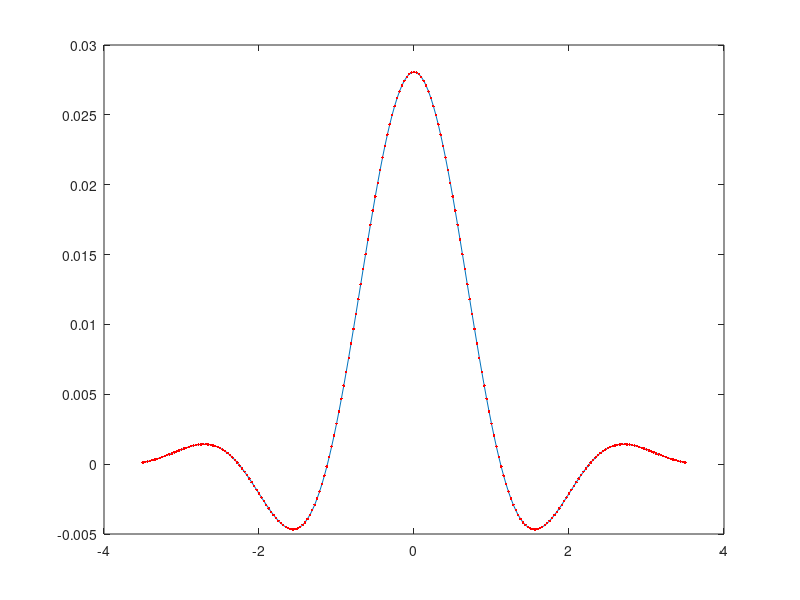

MATLAB code for this plot:
close all

Fs=1996.8;
BW=1400;
rel_bw=BW/Fs;
w_p=10; % 10 bits
farrow_len=7;
farrow_order=5;

M=32;


sb_freq_factor=0.95;

pass_freq=rel_bw/(2*M);
stop_freq=sb_freq_factor*(1/M-pass_freq);

lpf=firls(M*farrow_len,2*[0 pass_freq stop_freq .5],[1 1 0 0],[1 200]);
plot(linspace(-farrow_len/2,farrow_len/2,M*farrow_len+1),lpf);

mu=-1/2:1/M:1/2;
p=zeros(farrow_len,farrow_order);

for i=1:farrow_len
  lpf_i=lpf((i-1)*M+1:M*i+1);
  hold on
  plot(-(farrow_len+1)/2+i+mu,lpf_i,'r.')
  p(i,:)=polyfit(mu,lpf_i,farrow_order-1);
end

P=fliplr(p);

Pg2unity=floor( 1/max(abs(P(:))));
fp_gain=Pg2unity*2^(w_p-1);
Pint=round(fp_gain*P/1.5657)
